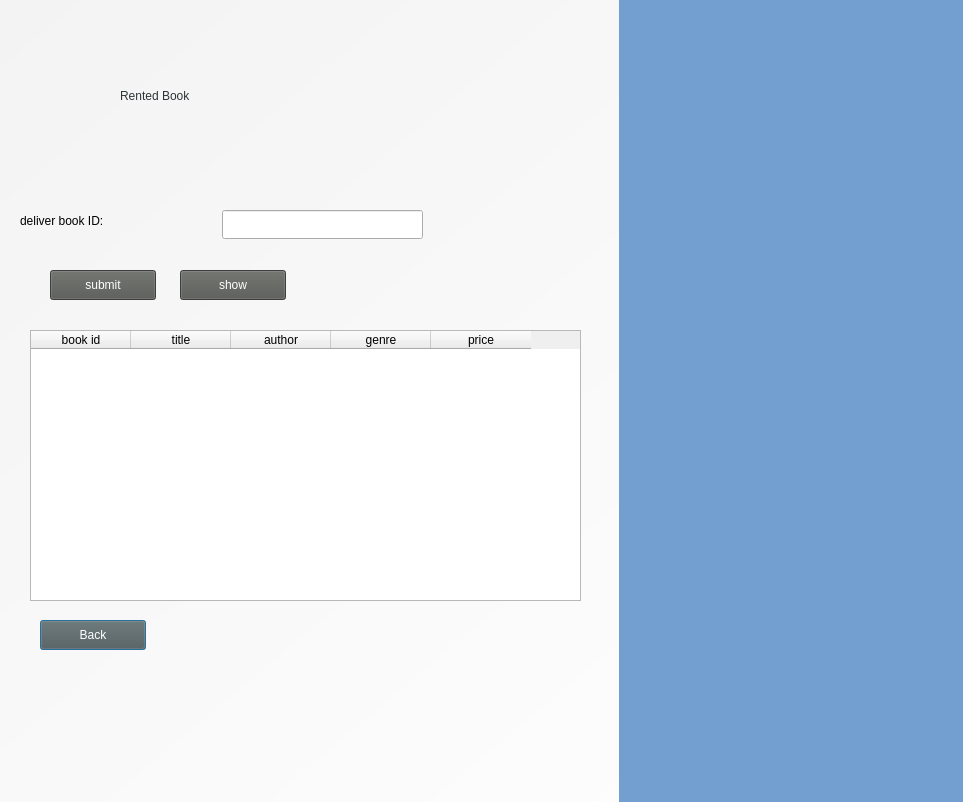
<?xml version="1.0" encoding="UTF-8"?>
<ui version="4.0">
 <class>Dialog</class>
 <widget class="QDialog" name="Dialog">
  <property name="geometry">
   <rect>
    <x>0</x>
    <y>0</y>
    <width>963</width>
    <height>802</height>
   </rect>
  </property>
  <property name="windowTitle">
   <string>Dialog</string>
  </property>
  <widget class="QWidget" name="bgWidget" native="true">
   <property name="geometry">
    <rect>
     <x>0</x>
     <y>0</y>
     <width>971</width>
     <height>821</height>
    </rect>
   </property>
   <property name="styleSheet">
    <string notr="true">QWidget#bgWidget{
background-color:qlineargradient(spread:pad, x1:0, y1:0, x2:1, y2:1, stop:0 rgba(243, 243, 243, 255), stop:1 rgba(255, 255, 255, 255))}</string>
   </property>
   <widget class="QLabel" name="label">
    <property name="geometry">
     <rect>
      <x>120</x>
      <y>60</y>
      <width>311</width>
      <height>71</height>
     </rect>
    </property>
    <property name="styleSheet">
     <string notr="true">font: 32pt &quot;Ubuntu&quot;;color:rgb(46, 52, 54)</string>
    </property>
    <property name="text">
     <string>Rented Book</string>
    </property>
   </widget>
   <widget class="QPushButton" name="back_button">
    <property name="geometry">
     <rect>
      <x>40</x>
      <y>620</y>
      <width>106</width>
      <height>30</height>
     </rect>
    </property>
    <property name="styleSheet">
     <string notr="true">background-color:rgb(85, 87, 83);
color:rgb(255, 255, 255)</string>
    </property>
    <property name="text">
     <string>Back</string>
    </property>
   </widget>
   <widget class="QWidget" name="widget" native="true">
    <property name="geometry">
     <rect>
      <x>619</x>
      <y>0</y>
      <width>351</width>
      <height>811</height>
     </rect>
    </property>
    <property name="styleSheet">
     <string notr="true">background-color:rgb(114, 159, 207);</string>
    </property>
   </widget>
   <widget class="QLabel" name="label_2">
    <property name="geometry">
     <rect>
      <x>20</x>
      <y>200</y>
      <width>171</width>
      <height>41</height>
     </rect>
    </property>
    <property name="styleSheet">
     <string notr="true">font: 14pt &quot;Ubuntu&quot;;</string>
    </property>
    <property name="text">
     <string>deliver book ID:</string>
    </property>
   </widget>
   <widget class="QLineEdit" name="id_edit">
    <property name="geometry">
     <rect>
      <x>222</x>
      <y>210</y>
      <width>201</width>
      <height>29</height>
     </rect>
    </property>
   </widget>
   <widget class="QTableWidget" name="book_list">
    <property name="geometry">
     <rect>
      <x>30</x>
      <y>330</y>
      <width>551</width>
      <height>271</height>
     </rect>
    </property>
    <column>
     <property name="text">
      <string>book id</string>
     </property>
    </column>
    <column>
     <property name="text">
      <string>title</string>
     </property>
    </column>
    <column>
     <property name="text">
      <string>author</string>
     </property>
    </column>
    <column>
     <property name="text">
      <string>genre</string>
     </property>
    </column>
    <column>
     <property name="text">
      <string>price</string>
     </property>
    </column>
   </widget>
   <widget class="QPushButton" name="submit_button">
    <property name="geometry">
     <rect>
      <x>50</x>
      <y>270</y>
      <width>106</width>
      <height>30</height>
     </rect>
    </property>
    <property name="styleSheet">
     <string notr="true">background-color:rgb(85, 87, 83);
color:rgb(255, 255, 255)</string>
    </property>
    <property name="text">
     <string>submit</string>
    </property>
   </widget>
   <widget class="QPushButton" name="show_button">
    <property name="geometry">
     <rect>
      <x>180</x>
      <y>270</y>
      <width>106</width>
      <height>30</height>
     </rect>
    </property>
    <property name="styleSheet">
     <string notr="true">background-color:rgb(85, 87, 83);
color:rgb(255, 255, 255)</string>
    </property>
    <property name="text">
     <string>show</string>
    </property>
   </widget>
  </widget>
 </widget>
 <resources/>
 <connections/>
</ui>
